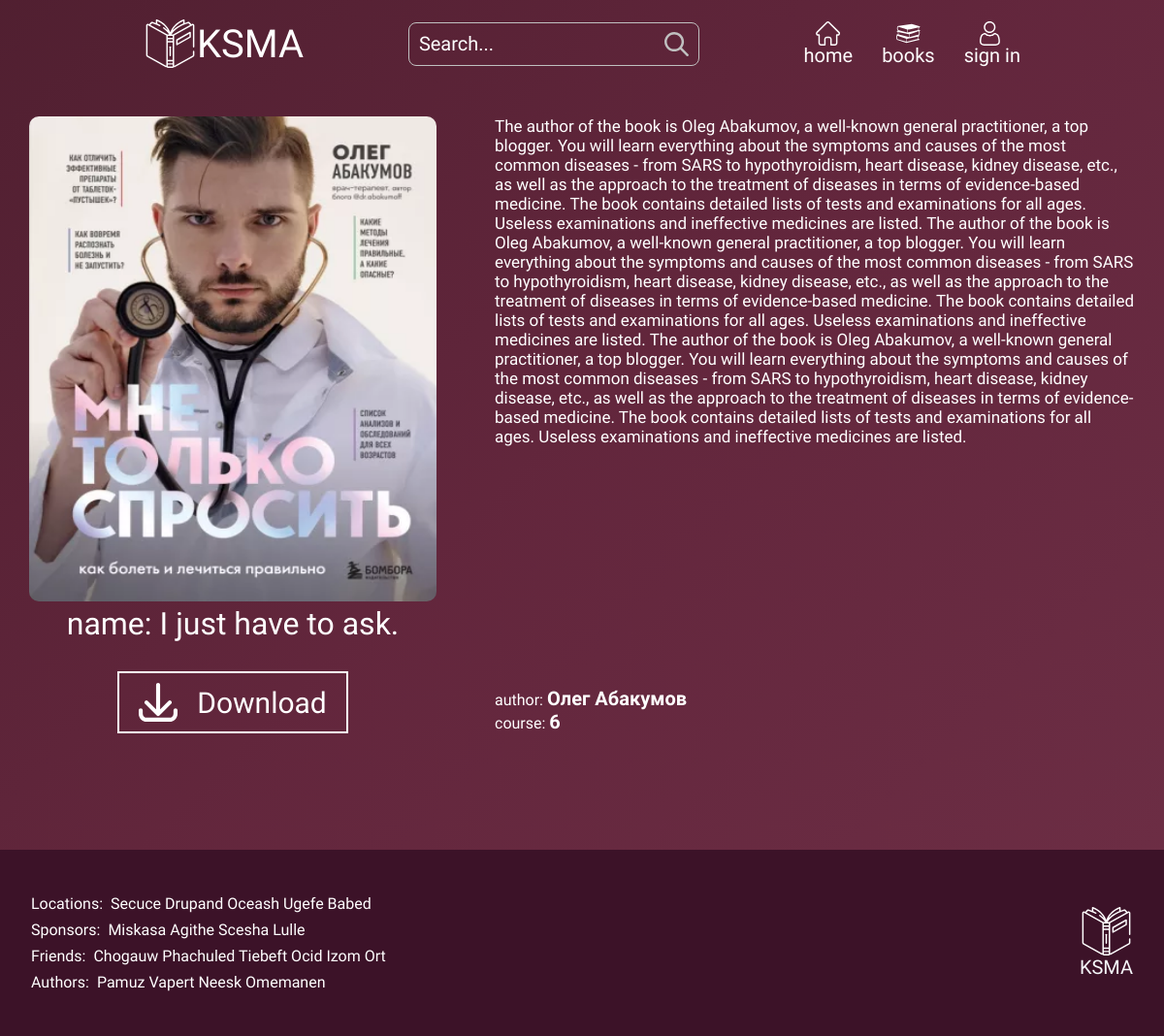
/1/, run on the app's committed database.
### users/models.py (models this page shows, shortened)
class AllBooksModel(models.Model):
    name_of_book = models.CharField(max_length=30)
    description_of_book = models.TextField()
    image_of_book = models.ImageField(upload_to='')
    author_of_book = models.CharField(max_length=50)
    short_description_of_book = models.TextField(max_length=100)
    course = models.CharField(choices=COURSE, max_length=100)
    download = models.FileField(upload_to=file_path ,blank=True, null=True, help_text='download only PDF')

### users/views.py (the view)
# urls.py: path('<int:book_id>/', detail, name='detail'),
def detail(request, book_id):
    book = AllBooksModel.objects.get(id=book_id)
    return render(request, 'mainpage/aboutBook.html', {'book': book})

### users/templates/mainpage/aboutBook.html (shortened to what this page needs)
{% extends 'index.html' %}
{% block content %}
<div class="ab_wrap about">
    <div>
        <div class="ab_frt">
            <div class="ab_left">
                <div>
                    <img src="{{book.image_of_book.url}}" alt="picture" class="ab_img">
                    <h1 class="ab_name">name: {{book.name_of_book}}</h1>
                </div>
                <a href="{{book.download.url}}" download><button class="ab_download">
                        <p>Download</p>
                    </button></a>
            </div>
            <div class="ab_p">
                <p class="ab_desc">{{book.description_of_book}}</p>
                <div>
                    <p>author:
                        <span class="ab_bold">{{book.author_of_book}}</span>
                    </p>
                    <p>course:
                        <span class="ab_bold">{{book.course}}</span>
                    </p>
                </div>
            </div>
        </div>
    </div>
</div>
{% endblock %}

### static/home.css (style rules this page uses)
* { margin: 0; padding: 0; box-sizing: border-box; color: white; font-family: 'Arima Madurai', cursive; }
:root { --d: 2500ms; --angle: 90deg; --gradX: 100%; --gradY: 50%; --c1: rgb(255, 255, 255); --c2: rgba(168, 239, 255, 0.1); }

### static/index.css (style rules this page uses)
body { overflow-x: hidden; }
* { margin: 0; padding: 0; box-sizing: border-box; color: white; font-family: 'Arima Madurai', cursive; font-weight: normal; }
:root { --d: 2500ms; --angle: 90deg; --gradX: 100%; --gradY: 50%; --c1: rgb(255, 255, 255); --c2: rgba(168, 239, 255, 0.1); }

### static/notes.css (style rules this page uses)
a { text-decoration: none; }

### static/aboutBook.css (style rules this page uses)
.ab_wrap { width: 100%; height: 100%; min-height: 100vh; display: flex; align-items: center; justify-content: center; padding: 120px 0px; }
.ab_frt { display: flex; justify-content: space-between; height: 90%; justify-content: space-around; }
.ab_img { width: 420px; height: 500px; border-radius: 10px; }
.ab_p { width: 55%; display: flex; flex-direction: column; justify-content: space-between; }
.ab_name { text-align: center; }
.ab_desc { font-size: 17px; }
.ab_bold { font-weight: bold; font-size: 20px; }
.ab_left { display: flex; flex-direction: column; align-items: center; gap: 30px; }
.ab_download { padding: 10px 20px; background: none; border: 2px solid white; font-size: 30px; display: flex; justify-content: center; align-items: center; gap: 20px; cursor: pointer; }
.about { width: 100%; min-height: 100vh; background: linear-gradient( -45deg, hsla(344, 67%, 26%, 1) 0%, hsla(338, 75%, 30%, 1) 13%, hsla(297, 86%, 23%, 1) 25%, hsla(273, 30%, 55%, 1) 38%, hsla(304, 26%, 54%, 1) 50%, hsla(338, 44%, 35%, 1) 62%, hsla(338, 41%, 30%, 1) 75%, hsla(338, 44%, 27%, 1) 87%, hsla(339, 44%, 22%, 1) 100% ); background-size: 400% 400%; position: relative; animation: animate 12s ease-in-out infinite; display: flex; justify-content: center; align-items: center; }

### data on the page
AllBooksModel: image_of_book (picture), name_of_book "I just have to ask.", description_of_book "The author of the book is Oleg Abakumov, a well-known general practitioner, a top blogger. You will learn everything about the symptoms and causes of the most common diseases - from SARS to hypothyroidism, heart disease, kidney disease, etc., as well as the approach to the treatment of diseases in terms of evidence-based medicine. The book contains detailed lists of tests and examinations for all ages. Useless examinations and ineffective medicines are listed. The author of the book is Oleg Abakumov, a well-known general practitioner, a top blogger. You will learn everything about the symptoms and causes of the most common diseases - from SARS to hypothyroidism, heart disease, kidney…", author_of_book "Олег Абакумов", course "6"
